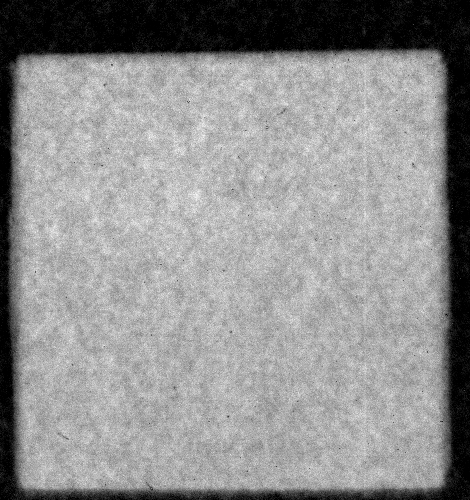
%> input picture Matlab/Analyse/S12_0000.tif, 470 x 500 px
$ octave --eval "result = ImageAdjust(imread('../Analyse/S12_0000.tif'));"   (GNU Octave 9; MATLAB toolbox functions it lacks are replaced by stand-ins)
%> lines starting %> are read from the running program, lines starting %| are printed output that depends on the picture


function [ Ir, lowhigh ] = ImageAdjust(Im,rngtol,center,restp,fit)
%[ Ir, lowhigh ] = ImageAdjust(Im,tol,center,restp,rng)
% Im: Image
% tol: toleranz% (2)
% center:0...1  look in th center of the image +- center  (0)
% restp: resulttype []=>original 0=>dbl no bdcheck 1=>0..1 2=>uint8 3=>unit16  ([])
% rng: fit to range [min..max] value


 if (nargin < 2) || isempty(rngtol)
    tol=2;
    rng=[];
 else
   if length(rngtol)>1
     rng=rngtol;
     tol=2;
   else
     tol=rngtol;
     rng=[];
   end
 end
 if (nargin < 3) || isempty(center)
    center=0;
 end
 if center>=1,center=1;end
 if (nargin < 4) || isempty(restp)
    restp=0;
    if isempty(rng) ;
      restp=1;
    end
    if isa(Im,'uint8')
      restp=2;
    elseif isa(Im,'uint16')
      restp=3;
    end
 end
 if (nargin < 5) || isempty(fit)
    fit=[0,1];
 end


 Ix=double(Im);
 img=Ix;


 if isempty(rng)
    %get the limits
    if center>0
        f=center;
        [sy,sx]=size(Ix);
        dwy=int32((sy)*f/2);dwx=int32((sx)*f/2);
        cy=int32((sy)/2);cx=int32((sx)/2);
        Ix=Ix(cy-dwy:cy+dwy,cx-dwx:cx+dwx);
    end
    imin=min(min(Ix));
%> imin = 0
    imax=max(max(Ix));
%> imax = 2.92e-06
    %norm 0..1
    img=(img-imin)/(imax-imin);
    lowhigh=[0 1];
    if tol>0
      if tol>=0.1 ,tol=tol/100;end;
      lowhigh=stretchlim(img,tol);
%> lowhigh = [0; 0.822]
    end
    f=(imax-imin)/1;
%> f = 2.92e-06
    imin1=imin+lowhigh(1)*f;
%> imin1 = 0
    imax1=imin+lowhigh(2)*f;
%> imax1 = 2.4e-06
    iminf=imin1;
%> iminf = 0
    imaxf=imax1;
%> imaxf = 2.4e-06
    f=(imax1-imin1)/(fit(2)- fit(1));
%> f = 2.4e-06
    f=1/f;
%> f = 416250.8
    if ~(f==1)
      iminf=(fit(1)-f*(imin1))/(1-f);
      imaxf=iminf+1/f;
    end
    rng(1)=iminf;
    rng(2)=imaxf;
 end

 % calculate
 img=rng(1)+(Im-rng(1))/(rng(2)-rng(1));
%> img: size 500x470 single

 if restp>0
  img(img<fit(1))=fit(1);
  img(img>fit(2))=fit(2);
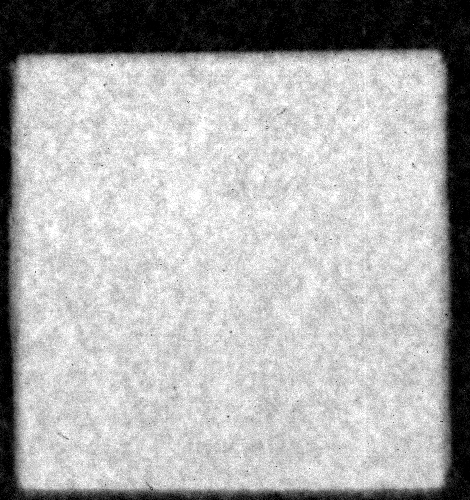
%> img: size 500x470 single; min 0, max 1, mean 0.687
 end

 if restp==0
   Ir=img;
 elseif restp==1
   Ir=img;
 elseif restp==2
   Ir=im2uint8(img);
 elseif restp==3
   Ir=im2uint16(img);
 end
 lowhigh=rng;
%> lowhigh = [0 2.4e-06]
end
